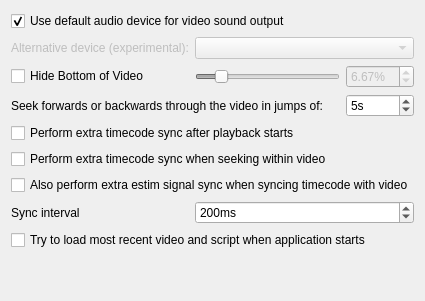
     <widget class="QWidget" name="miscTab">
      <attribute name="title">
       <string>Video</string>
      </attribute>
      <layout class="QGridLayout" name="gridLayout_7">
       <item row="0" column="0">
        <layout class="QGridLayout" name="gridLayout_6">
         <item row="3" column="2">
          <widget class="QSpinBox" name="seekIntervalSpinBox">
           <property name="toolTip">
            <string>lower values may cause problems for videos with long buffering times</string>
           </property>
           <property name="suffix">
            <string>s</string>
           </property>
           <property name="minimum">
            <number>1</number>
           </property>
           <property name="maximum">
            <number>30</number>
           </property>
           <property name="value">
            <number>5</number>
           </property>
          </widget>
         </item>
         <item row="2" column="2">
          <widget class="QDoubleSpinBox" name="obscureBottomScreenPortionWidthSpinBox">
           <property name="enabled">
            <bool>false</bool>
           </property>
           <property name="suffix">
            <string>%</string>
           </property>
           <property name="minimum">
            <double>2.000000000000000</double>
           </property>
           <property name="maximum">
            <double>33.329999999999998</double>
           </property>
           <property name="singleStep">
            <double>0.050000000000000</double>
           </property>
           <property name="value">
            <double>6.670000000000000</double>
           </property>
          </widget>
         </item>
         <item row="0" column="0" colspan="3">
          <widget class="QCheckBox" name="useDefaultVideoAudioDeviceCheckBox">
           <property name="text">
            <string>Use default audio device for video sound output</string>
           </property>
           <property name="checked">
            <bool>true</bool>
           </property>
          </widget>
         </item>
         <item row="2" column="0">
          <widget class="QCheckBox" name="obscureBottomScreenPortionCheckBox">
           <property name="text">
            <string>Hide Bottom of Video</string>
           </property>
          </widget>
         </item>
         <item row="1" column="1" colspan="2">
          <widget class="QComboBox" name="alternativeVideoAudioDeviceComboBox">
           <property name="enabled">
            <bool>false</bool>
           </property>
           <property name="toolTip">
            <string>This is experimental and may not be applied</string>
           </property>
          </widget>
         </item>
         <item row="4" column="0" colspan="3">
          <widget class="QCheckBox" name="performExtraTimecodeSyncOnPlayCheckBox">
           <property name="toolTip">
            <string>Repeatedly nudge the timecode to match the video after pressing play. Accounts for buffering time of the video.</string>
           </property>
           <property name="text">
            <string>Perform extra timecode sync after playback starts</string>
           </property>
          </widget>
         </item>
         <item row="5" column="0" colspan="3">
          <widget class="QCheckBox" name="performExtraTimecodeSyncOnSeekCheckBox">
           <property name="toolTip">
            <string>Repeatedly nudge the timecode to match the video after skipping forwards or backwards. Accounts for buffering time of the video, but may cause stuttering.</string>
           </property>
           <property name="text">
            <string>Perform extra timecode sync when seeking within video</string>
           </property>
          </widget>
         </item>
         <item row="7" column="0">
          <widget class="QLabel" name="syncIntervalLabel">
           <property name="text">
            <string>Sync interval</string>
           </property>
          </widget>
         </item>
         <item row="2" column="1">
          <widget class="QSlider" name="obscureBottomScreenPortionWidthSlider">
           <property name="enabled">
            <bool>false</bool>
           </property>
           <property name="minimum">
            <number>200</number>
           </property>
           <property name="maximum">
            <number>3333</number>
           </property>
           <property name="value">
            <number>667</number>
           </property>
           <property name="orientation">
            <enum>Qt::Horizontal</enum>
           </property>
          </widget>
         </item>
         <item row="1" column="0">
          <widget class="QLabel" name="alternativeVideoAudioDeviceLabel">
           <property name="enabled">
            <bool>false</bool>
           </property>
           <property name="toolTip">
            <string>This is experimental and may not be applied</string>
           </property>
           <property name="text">
            <string>Alternative device (experimental):</string>
           </property>
          </widget>
         </item>
         <item row="6" column="0" colspan="3">
          <widget class="QCheckBox" name="performExtraEstimSyncCheckBox">
           <property name="toolTip">
            <string>Re-sync estim signal with timecode when performing video playback changes (play and seek). The signal may take longer to begin after these opeartions.</string>
           </property>
           <property name="text">
            <string>Also perform extra estim signal sync when syncing timecode with video</string>
           </property>
          </widget>
         </item>
         <item row="7" column="1" colspan="2">
          <widget class="QSpinBox" name="syncIntervalSpinBox">
           <property name="suffix">
            <string>ms</string>
           </property>
           <property name="minimum">
            <number>50</number>
           </property>
           <property name="maximum">
            <number>5000</number>
           </property>
           <property name="singleStep">
            <number>50</number>
           </property>
           <property name="value">
            <number>200</number>
           </property>
          </widget>
         </item>
         <item row="3" column="0" colspan="2">
          <widget class="QLabel" name="seekIntervalLabel">
           <property name="text">
            <string>Seek forwards or backwards through the video in jumps of:</string>
           </property>
          </widget>
         </item>
         <item row="8" column="0" colspan="3">
          <widget class="QCheckBox" name="autoLoadLastCheckBox">
           <property name="text">
            <string>Try to load most recent video and script when application starts</string>
           </property>
          </widget>
         </item>
        </layout>
       </item>
       <item row="1" column="0">
        <spacer name="verticalSpacer_4">
         <property name="orientation">
          <enum>Qt::Vertical</enum>
         </property>
         <property name="sizeHint" stdset="0">
          <size>
           <width>20</width>
           <height>40</height>
          </size>
         </property>
        </spacer>
       </item>
      </layout>
     </widget>
